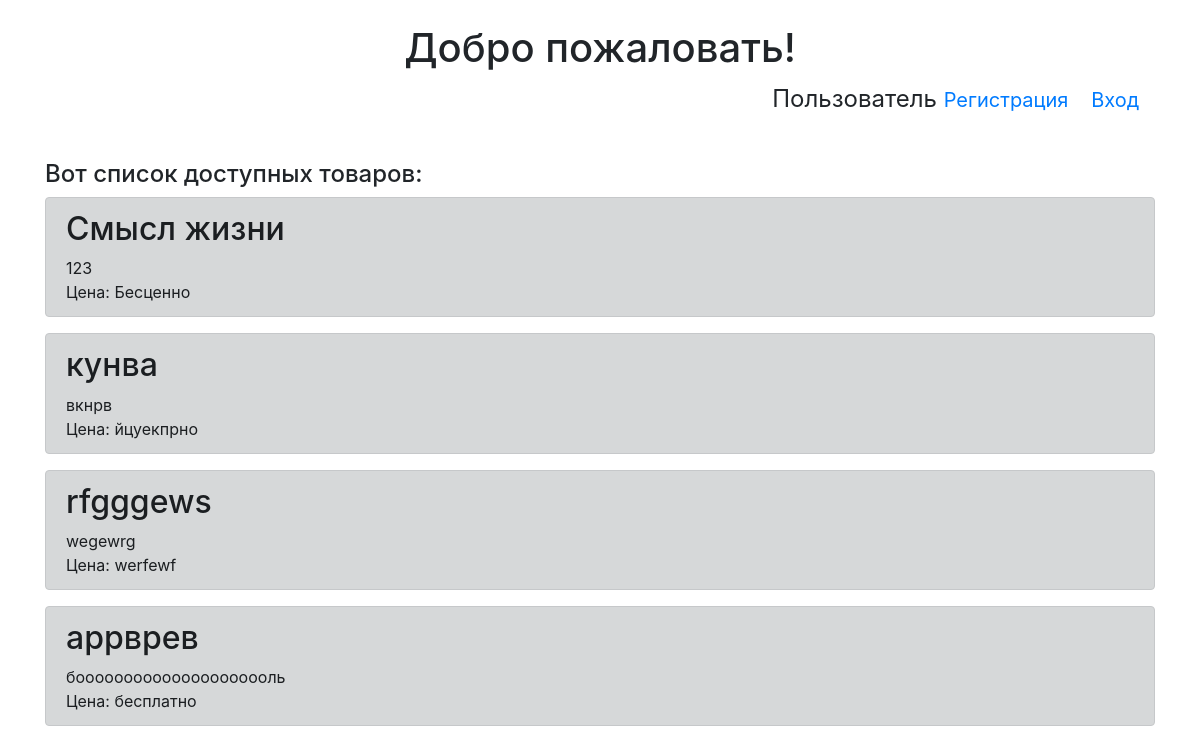
Page /main on the earlier database version.
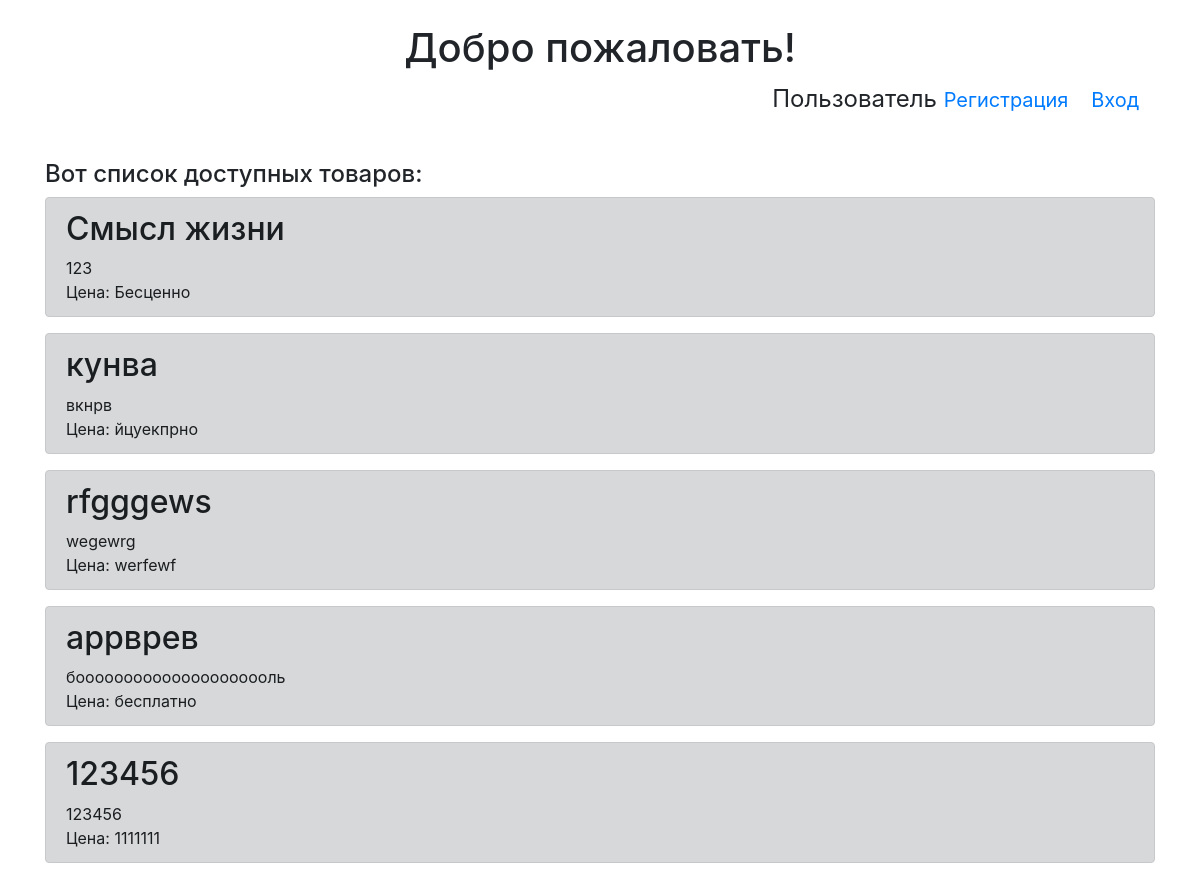
Same page on the later database version.
### tables this page shows
CREATE TABLE products 
                            (id INTEGER PRIMARY KEY AUTOINCREMENT, 
                             title VARCHAR(50),
                             content VARCHAR(200),
                             price VARCHAR(10),
                             user_id INTEGER
                             );

### server.py (the view)
@app.route('/')
@app.route('/main')
def main():
    UserModel(db.get_connection()).init_table()
    ProductModel(db.get_connection()).init_table()
    if 'username' in session:
        name = session['username']
        products =  ProductModel(db.get_connection()).get_all()
        status = UserModel(db.get_connection()).get(session['user_id'])[3]
        id_us = session['user_id']
        BasketModel(db.get_connection()).init_table()
    else:
        name = 'Пользователь'
        products =  ProductModel(db.get_connection()).get_all()
        id_us = 'no_user'
        status = 'no'
    return render_template('main_list.html', title='Главная страница', \
        username='Пользователь', \
        products= products,
        status= status,
        id= id_us)

### User.py (called while the page is built)
    def init_table(self):
        cursor = self.connection.cursor()
        cursor.execute('''CREATE TABLE IF NOT EXISTS users
                            (id INTEGER PRIMARY KEY AUTOINCREMENT,
                             user_name VARCHAR(16),
                             password_hash VARCHAR(16),
                             status VARCHAR(10),
                             buy INTEGER,
                             sale INTEGER
                             )''')
        cursor.close()
        self.connection.commit()

### db_connect.py (called while the page is built)
    def get_connection(self):
        return self.conn

### products.py (called while the page is built)
    def init_table(self):
        cursor = self.connection.cursor()
        cursor.execute('''CREATE TABLE IF NOT EXISTS products
                            (id INTEGER PRIMARY KEY AUTOINCREMENT,
                             title VARCHAR(50),
                             content VARCHAR(200),
                             price VARCHAR(10),
                             user_id INTEGER
                             )''')
        cursor.close()
        self.connection.commit()

    def get_all(self, user_id = None):
        cursor = self.connection.cursor()
        if user_id:
            cursor.execute("SELECT * FROM products WHERE user_id = ?",
                           (str(user_id)))
        else:
            cursor.execute("SELECT * FROM products")
        rows = cursor.fetchall()
        return rows

### templates/main_list.html (shortened to what this page needs)
﻿{% extends "base.html" %}
{% block content %}
<body bgproperties="fixed">
    <h1 align=center>Добро пожаловать!</h1>
    <font size=5><p align=right>
      {% if "username" in session %}
        <a class="navbar-brand" href="/my_page">{{session['username']}}</a> <br>
        {% if status == 'admin'%}
          <a href="/control_users">Пользователи</a><br>
        {% endif %}
        <a href="/add_product">Добавить Товар</a> <br>
        <a href="/basket">Корзина</a><br>
        <a class="navbar-brand" href="/logout">Выход</a><br>
      {% else %}
        {{username}}
        <a class="navbar-brand" href="/signup">Регистрация</a>
        <a class="navbar-brand" href="/login">Вход</a>
      {% endif %}
    </p></font>
     <br>
     <h4> Вот список доступных товаров: </h4>
     {% for item in products %}
	    <div class="alert alert-dark" role="alert">
	        <h2>{{item[1]}}</h2>
          <div>{{item[2]}}</div>
          <div>Цена: {{item[3]}}</div>
	    </div>
	{% endfor %}
</body>
{% endblock %}

### templates/base.html (shortened to what this page needs)
<!doctype html>
<html lang="en">
<head>
    <link rel="stylesheet" href="https://maxcdn.bootstrapcdn.com/bootstrap/4.0.0/css/bootstrap.min.css">
</head>
  <body>
    <main role="main" class="container">
        {% block content %}{% endblock %}
    </main>
  </body>
</html>

Differences in the rows shown:
added products: title "123456", content "123456", price "1111111"
